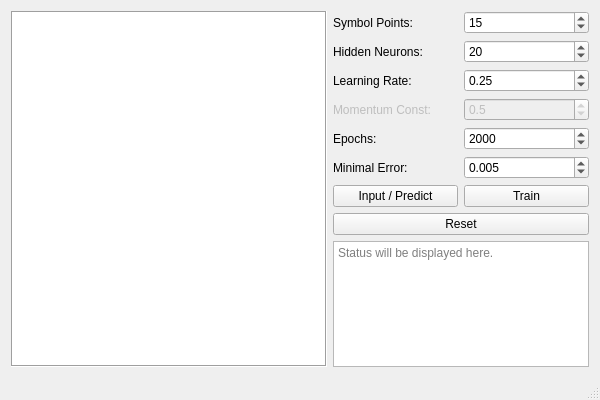
<?xml version="1.0" encoding="UTF-8"?>
<ui version="4.0">
 <class>MainWindow</class>
 <widget class="QMainWindow" name="MainWindow">
  <property name="geometry">
   <rect>
    <x>0</x>
    <y>0</y>
    <width>600</width>
    <height>400</height>
   </rect>
  </property>
  <property name="minimumSize">
   <size>
    <width>600</width>
    <height>400</height>
   </size>
  </property>
  <property name="windowTitle">
   <string>MainWindow</string>
  </property>
  <widget class="QWidget" name="centralWidget">
   <layout class="QHBoxLayout" name="horizontalLayout">
    <item>
     <widget class="View" name="graphicsView">
      <property name="frameShape">
       <enum>QFrame::Box</enum>
      </property>
      <property name="verticalScrollBarPolicy">
       <enum>Qt::ScrollBarAlwaysOff</enum>
      </property>
      <property name="horizontalScrollBarPolicy">
       <enum>Qt::ScrollBarAlwaysOff</enum>
      </property>
     </widget>
    </item>
    <item>
     <layout class="QVBoxLayout" name="verticalLayout">
      <item>
       <layout class="QHBoxLayout" name="optionSymbolPoints">
        <item>
         <widget class="QLabel" name="labelSymbolPoints">
          <property name="text">
           <string>Symbol Points:</string>
          </property>
         </widget>
        </item>
        <item>
         <widget class="QSpinBox" name="spinBoxSymbolPoints">
          <property name="minimum">
           <number>1</number>
          </property>
          <property name="value">
           <number>15</number>
          </property>
         </widget>
        </item>
       </layout>
      </item>
      <item>
       <layout class="QHBoxLayout" name="optionHiddenNeurons">
        <item>
         <widget class="QLabel" name="labelHiddenNeurons">
          <property name="text">
           <string>Hidden Neurons:</string>
          </property>
         </widget>
        </item>
        <item>
         <widget class="QSpinBox" name="spinBoxHiddenNeurons">
          <property name="minimum">
           <number>1</number>
          </property>
          <property name="value">
           <number>20</number>
          </property>
         </widget>
        </item>
       </layout>
      </item>
      <item>
       <layout class="QHBoxLayout" name="optionLearningRate">
        <item>
         <widget class="QLabel" name="labelLearningRate">
          <property name="text">
           <string>Learning Rate:</string>
          </property>
         </widget>
        </item>
        <item>
         <widget class="QDoubleSpinBox" name="doubleSpinBoxLearningRate">
          <property name="minimum">
           <double>0.010000000000000</double>
          </property>
          <property name="maximum">
           <double>1.000000000000000</double>
          </property>
          <property name="singleStep">
           <double>0.010000000000000</double>
          </property>
          <property name="value">
           <double>0.250000000000000</double>
          </property>
         </widget>
        </item>
       </layout>
      </item>
      <item>
       <layout class="QHBoxLayout" name="optionMomentumConst">
        <item>
         <widget class="QLabel" name="labelMomentumConst">
          <property name="enabled">
           <bool>false</bool>
          </property>
          <property name="text">
           <string>Momentum Const:</string>
          </property>
         </widget>
        </item>
        <item>
         <widget class="QDoubleSpinBox" name="doubleSpinBoxMomentumConst">
          <property name="enabled">
           <bool>false</bool>
          </property>
          <property name="decimals">
           <number>1</number>
          </property>
          <property name="minimum">
           <double>0.000000000000000</double>
          </property>
          <property name="maximum">
           <double>1.000000000000000</double>
          </property>
          <property name="singleStep">
           <double>0.100000000000000</double>
          </property>
          <property name="value">
           <double>0.500000000000000</double>
          </property>
         </widget>
        </item>
       </layout>
      </item>
      <item>
       <layout class="QHBoxLayout" name="optionEpochs">
        <item>
         <widget class="QLabel" name="labelEpochs">
          <property name="text">
           <string>Epochs:</string>
          </property>
         </widget>
        </item>
        <item>
         <widget class="QSpinBox" name="spinBoxEpochs">
          <property name="minimum">
           <number>1</number>
          </property>
          <property name="maximum">
           <number>10000</number>
          </property>
          <property name="singleStep">
           <number>100</number>
          </property>
          <property name="value">
           <number>2000</number>
          </property>
         </widget>
        </item>
       </layout>
      </item>
      <item>
       <layout class="QHBoxLayout" name="optionMinError">
        <item>
         <widget class="QLabel" name="labelMinError">
          <property name="text">
           <string>Minimal Error:</string>
          </property>
         </widget>
        </item>
        <item>
         <widget class="QDoubleSpinBox" name="doubleSpinBoxMinError">
          <property name="decimals">
           <number>3</number>
          </property>
          <property name="minimum">
           <double>0.001000000000000</double>
          </property>
          <property name="maximum">
           <double>1.000000000000000</double>
          </property>
          <property name="singleStep">
           <double>0.001000000000000</double>
          </property>
          <property name="value">
           <double>0.005000000000000</double>
          </property>
         </widget>
        </item>
       </layout>
      </item>
      <item>
       <layout class="QHBoxLayout" name="buttons">
        <item>
         <widget class="QPushButton" name="pushButtonInputPredict">
          <property name="text">
           <string>Input / Predict</string>
          </property>
         </widget>
        </item>
        <item>
         <widget class="QPushButton" name="pushButtonTrain">
          <property name="text">
           <string>Train</string>
          </property>
         </widget>
        </item>
       </layout>
      </item>
      <item>
       <widget class="QPushButton" name="pushButtonReset">
        <property name="text">
         <string>Reset</string>
        </property>
       </widget>
      </item>
      <item>
       <spacer name="verticalSpacer">
        <property name="orientation">
         <enum>Qt::Vertical</enum>
        </property>
        <property name="sizeHint" stdset="0">
         <size>
          <width>20</width>
          <height>40</height>
         </size>
        </property>
       </spacer>
      </item>
      <item>
       <widget class="QPlainTextEdit" name="statusNetwork">
        <property name="sizePolicy">
         <sizepolicy hsizetype="Maximum" vsizetype="Maximum">
          <horstretch>0</horstretch>
          <verstretch>0</verstretch>
         </sizepolicy>
        </property>
        <property name="readOnly">
         <bool>true</bool>
        </property>
        <property name="backgroundVisible">
         <bool>false</bool>
        </property>
        <property name="placeholderText">
         <string>Status will be displayed here.</string>
        </property>
       </widget>
      </item>
     </layout>
    </item>
   </layout>
  </widget>
  <widget class="QStatusBar" name="statusBar"/>
 </widget>
 <layoutdefault spacing="6" margin="11"/>
 <customwidgets>
  <customwidget>
   <class>View</class>
   <extends>QGraphicsView</extends>
   <header>view.h</header>
  </customwidget>
 </customwidgets>
 <resources/>
 <connections/>
</ui>
